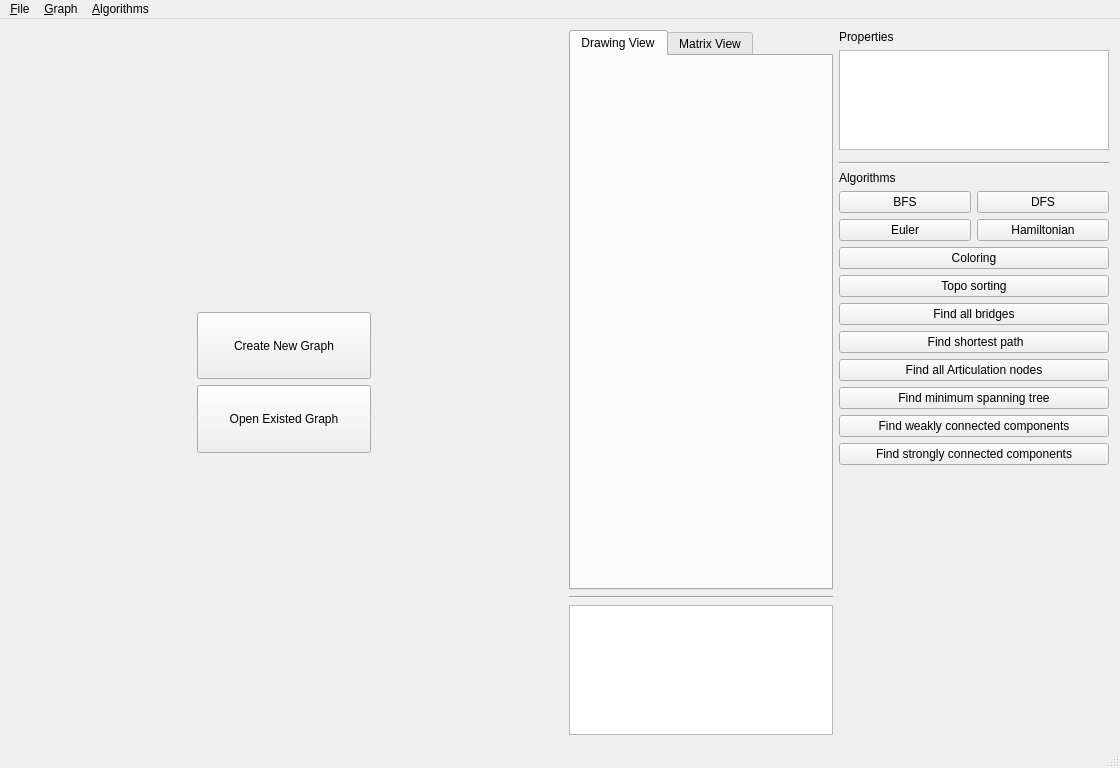
<?xml version="1.0" encoding="UTF-8"?>
<ui version="4.0">
 <class>MainWindow</class>
 <widget class="QMainWindow" name="MainWindow">
  <property name="geometry">
   <rect>
    <x>0</x>
    <y>0</y>
    <width>1120</width>
    <height>768</height>
   </rect>
  </property>
  <property name="minimumSize">
   <size>
    <width>1024</width>
    <height>768</height>
   </size>
  </property>
  <property name="maximumSize">
   <size>
    <width>16777215</width>
    <height>16777215</height>
   </size>
  </property>
  <property name="windowTitle">
   <string>MainWindow</string>
  </property>
  <widget class="QWidget" name="centralWidget">
   <layout class="QHBoxLayout" name="horizontalLayout">
    <item>
     <widget class="QWidget" name="entry_widget" native="true">
      <layout class="QHBoxLayout" name="horizontalLayout_12">
       <item>
        <spacer name="horizontalSpacer">
         <property name="orientation">
          <enum>Qt::Horizontal</enum>
         </property>
         <property name="sizeHint" stdset="0">
          <size>
           <width>40</width>
           <height>20</height>
          </size>
         </property>
        </spacer>
       </item>
       <item>
        <layout class="QVBoxLayout" name="verticalLayout_9">
         <item>
          <spacer name="verticalSpacer_2">
           <property name="orientation">
            <enum>Qt::Vertical</enum>
           </property>
           <property name="sizeHint" stdset="0">
            <size>
             <width>20</width>
             <height>40</height>
            </size>
           </property>
          </spacer>
         </item>
         <item>
          <spacer name="verticalSpacer_5">
           <property name="orientation">
            <enum>Qt::Vertical</enum>
           </property>
           <property name="sizeHint" stdset="0">
            <size>
             <width>20</width>
             <height>40</height>
            </size>
           </property>
          </spacer>
         </item>
         <item>
          <spacer name="verticalSpacer_6">
           <property name="orientation">
            <enum>Qt::Vertical</enum>
           </property>
           <property name="sizeHint" stdset="0">
            <size>
             <width>20</width>
             <height>40</height>
            </size>
           </property>
          </spacer>
         </item>
         <item>
          <spacer name="verticalSpacer_8">
           <property name="orientation">
            <enum>Qt::Vertical</enum>
           </property>
           <property name="sizeHint" stdset="0">
            <size>
             <width>20</width>
             <height>40</height>
            </size>
           </property>
          </spacer>
         </item>
         <item>
          <widget class="QPushButton" name="createGraphButton">
           <property name="sizePolicy">
            <sizepolicy hsizetype="Expanding" vsizetype="Expanding">
             <horstretch>0</horstretch>
             <verstretch>0</verstretch>
            </sizepolicy>
           </property>
           <property name="text">
            <string>Create New Graph</string>
           </property>
          </widget>
         </item>
         <item>
          <widget class="QPushButton" name="openGraphButton">
           <property name="sizePolicy">
            <sizepolicy hsizetype="Expanding" vsizetype="Expanding">
             <horstretch>0</horstretch>
             <verstretch>0</verstretch>
            </sizepolicy>
           </property>
           <property name="text">
            <string>Open Existed Graph</string>
           </property>
          </widget>
         </item>
         <item>
          <spacer name="verticalSpacer_9">
           <property name="orientation">
            <enum>Qt::Vertical</enum>
           </property>
           <property name="sizeHint" stdset="0">
            <size>
             <width>20</width>
             <height>40</height>
            </size>
           </property>
          </spacer>
         </item>
         <item>
          <spacer name="verticalSpacer_7">
           <property name="orientation">
            <enum>Qt::Vertical</enum>
           </property>
           <property name="sizeHint" stdset="0">
            <size>
             <width>20</width>
             <height>40</height>
            </size>
           </property>
          </spacer>
         </item>
         <item>
          <spacer name="verticalSpacer_4">
           <property name="orientation">
            <enum>Qt::Vertical</enum>
           </property>
           <property name="sizeHint" stdset="0">
            <size>
             <width>20</width>
             <height>40</height>
            </size>
           </property>
          </spacer>
         </item>
         <item>
          <spacer name="verticalSpacer_3">
           <property name="orientation">
            <enum>Qt::Vertical</enum>
           </property>
           <property name="sizeHint" stdset="0">
            <size>
             <width>20</width>
             <height>40</height>
            </size>
           </property>
          </spacer>
         </item>
        </layout>
       </item>
       <item>
        <spacer name="horizontalSpacer_2">
         <property name="orientation">
          <enum>Qt::Horizontal</enum>
         </property>
         <property name="sizeHint" stdset="0">
          <size>
           <width>40</width>
           <height>20</height>
          </size>
         </property>
        </spacer>
       </item>
      </layout>
     </widget>
    </item>
    <item>
     <widget class="QWidget" name="working_widget" native="true">
      <layout class="QHBoxLayout" name="horizontalLayout_9">
       <property name="leftMargin">
        <number>0</number>
       </property>
       <property name="topMargin">
        <number>0</number>
       </property>
       <property name="rightMargin">
        <number>0</number>
       </property>
       <property name="bottomMargin">
        <number>0</number>
       </property>
       <item>
        <layout class="QVBoxLayout" name="main_layout">
         <property name="leftMargin">
          <number>6</number>
         </property>
         <item>
          <widget class="QTabWidget" name="tabWidget">
           <property name="currentIndex">
            <number>0</number>
           </property>
           <widget class="QWidget" name="tab_drawing">
            <attribute name="title">
             <string>Drawing View</string>
            </attribute>
            <layout class="QHBoxLayout" name="horizontalLayout_2">
             <item>
              <layout class="QVBoxLayout" name="draw_layout"/>
             </item>
            </layout>
           </widget>
           <widget class="QWidget" name="tab_table">
            <attribute name="title">
             <string>Matrix View</string>
            </attribute>
            <layout class="QVBoxLayout" name="verticalLayout_3">
             <item>
              <layout class="QVBoxLayout" name="table_layout">
               <property name="spacing">
                <number>0</number>
               </property>
              </layout>
             </item>
            </layout>
           </widget>
          </widget>
         </item>
         <item>
          <widget class="Line" name="line">
           <property name="orientation">
            <enum>Qt::Horizontal</enum>
           </property>
          </widget>
         </item>
         <item>
          <widget class="QTextEdit" name="console_text">
           <property name="sizePolicy">
            <sizepolicy hsizetype="Preferred" vsizetype="Maximum">
             <horstretch>0</horstretch>
             <verstretch>0</verstretch>
            </sizepolicy>
           </property>
           <property name="maximumSize">
            <size>
             <width>16777215</width>
             <height>130</height>
            </size>
           </property>
          </widget>
         </item>
        </layout>
       </item>
       <item>
        <widget class="QWidget" name="utils" native="true">
         <property name="maximumSize">
          <size>
           <width>270</width>
           <height>16777215</height>
          </size>
         </property>
         <layout class="QVBoxLayout" name="verticalLayout">
          <property name="spacing">
           <number>0</number>
          </property>
          <property name="leftMargin">
           <number>0</number>
          </property>
          <property name="topMargin">
           <number>0</number>
          </property>
          <property name="rightMargin">
           <number>0</number>
          </property>
          <property name="bottomMargin">
           <number>0</number>
          </property>
          <item>
           <widget class="Line" name="line_2">
            <property name="orientation">
             <enum>Qt::Vertical</enum>
            </property>
           </widget>
          </item>
          <item>
           <layout class="QVBoxLayout" name="button_layout">
            <property name="spacing">
             <number>6</number>
            </property>
            <item>
             <layout class="QVBoxLayout" name="verticalLayout_7">
              <property name="bottomMargin">
               <number>6</number>
              </property>
              <item>
               <widget class="QLabel" name="properties_label">
                <property name="sizePolicy">
                 <sizepolicy hsizetype="Preferred" vsizetype="Fixed">
                  <horstretch>0</horstretch>
                  <verstretch>0</verstretch>
                 </sizepolicy>
                </property>
                <property name="text">
                 <string>Properties</string>
                </property>
               </widget>
              </item>
              <item>
               <widget class="QTableWidget" name="propertiesTable">
                <property name="maximumSize">
                 <size>
                  <width>16777215</width>
                  <height>100</height>
                 </size>
                </property>
                <attribute name="horizontalHeaderVisible">
                 <bool>false</bool>
                </attribute>
               </widget>
              </item>
             </layout>
            </item>
            <item>
             <widget class="Line" name="line_4">
              <property name="orientation">
               <enum>Qt::Horizontal</enum>
              </property>
             </widget>
            </item>
            <item>
             <widget class="QLabel" name="algorithms_label">
              <property name="text">
               <string>Algorithms</string>
              </property>
             </widget>
            </item>
            <item>
             <layout class="QHBoxLayout" name="horizontalLayout_6">
              <item>
               <widget class="QPushButton" name="BFSbtn">
                <property name="text">
                 <string>BFS</string>
                </property>
               </widget>
              </item>
              <item>
               <widget class="QPushButton" name="DFSbtn">
                <property name="text">
                 <string>DFS</string>
                </property>
               </widget>
              </item>
             </layout>
            </item>
            <item>
             <layout class="QHBoxLayout" name="horizontalLayout_8">
              <item>
               <widget class="QPushButton" name="EulerBtn">
                <property name="text">
                 <string>Euler</string>
                </property>
               </widget>
              </item>
              <item>
               <widget class="QPushButton" name="HamiltonBtn">
                <property name="text">
                 <string>Hamiltonian</string>
                </property>
               </widget>
              </item>
             </layout>
            </item>
            <item>
             <widget class="QPushButton" name="coloringBtn">
              <property name="text">
               <string>Coloring</string>
              </property>
             </widget>
            </item>
            <item>
             <widget class="QPushButton" name="topoSortBtn">
              <property name="text">
               <string>Topo sorting</string>
              </property>
             </widget>
            </item>
            <item>
             <widget class="QPushButton" name="bridgesBtn">
              <property name="text">
               <string>Find all bridges</string>
              </property>
             </widget>
            </item>
            <item>
             <widget class="QPushButton" name="shortestPathBtn">
              <property name="text">
               <string> Find shortest path</string>
              </property>
             </widget>
            </item>
            <item>
             <widget class="QPushButton" name="articulationNodeBtn">
              <property name="text">
               <string>Find all Articulation nodes</string>
              </property>
             </widget>
            </item>
            <item>
             <widget class="QPushButton" name="spanningTreeBtn">
              <property name="text">
               <string>Find minimum spanning tree</string>
              </property>
             </widget>
            </item>
            <item>
             <widget class="QPushButton" name="weaklyConnectedBtn">
              <property name="text">
               <string>Find weakly connected components</string>
              </property>
             </widget>
            </item>
            <item>
             <widget class="QPushButton" name="connectedComponentsBtn">
              <property name="text">
               <string>Find strongly connected components</string>
              </property>
             </widget>
            </item>
            <item>
             <spacer name="verticalSpacer_10">
              <property name="orientation">
               <enum>Qt::Vertical</enum>
              </property>
              <property name="sizeHint" stdset="0">
               <size>
                <width>20</width>
                <height>40</height>
               </size>
              </property>
             </spacer>
            </item>
            <item>
             <spacer name="verticalSpacer">
              <property name="orientation">
               <enum>Qt::Vertical</enum>
              </property>
              <property name="sizeHint" stdset="0">
               <size>
                <width>20</width>
                <height>40</height>
               </size>
              </property>
             </spacer>
            </item>
           </layout>
          </item>
         </layout>
        </widget>
       </item>
      </layout>
     </widget>
    </item>
   </layout>
  </widget>
  <widget class="QMenuBar" name="menuBar">
   <property name="geometry">
    <rect>
     <x>0</x>
     <y>0</y>
     <width>1120</width>
     <height>22</height>
    </rect>
   </property>
   <widget class="QMenu" name="menuFile">
    <property name="title">
     <string>&amp;File</string>
    </property>
    <addaction name="actionNew_Graph"/>
    <addaction name="actionOpen_Graph"/>
    <addaction name="actionSave"/>
    <addaction name="actionSave_As"/>
    <addaction name="actionCredits"/>
    <addaction name="actionExit"/>
   </widget>
   <widget class="QMenu" name="menuGraph">
    <property name="title">
     <string>&amp;Graph</string>
    </property>
    <widget class="QMenu" name="menuAdd">
     <property name="title">
      <string>&amp;Add</string>
     </property>
     <addaction name="actionAddNode"/>
     <addaction name="actionAddArc"/>
    </widget>
    <widget class="QMenu" name="menuEdit">
     <property name="title">
      <string>&amp;Edit</string>
     </property>
     <addaction name="actionEditArc"/>
    </widget>
    <widget class="QMenu" name="menuDelete">
     <property name="title">
      <string>&amp;Delete</string>
     </property>
     <addaction name="actionDelNode"/>
     <addaction name="actionDelArc"/>
    </widget>
    <addaction name="menuAdd"/>
    <addaction name="menuEdit"/>
    <addaction name="menuDelete"/>
   </widget>
   <widget class="QMenu" name="menuAlgorithms">
    <property name="title">
     <string>&amp;Algorithms</string>
    </property>
    <addaction name="actionBFS"/>
    <addaction name="actionDFS"/>
    <addaction name="separator"/>
    <addaction name="actionColoring"/>
    <addaction name="actionTopo_Sorting"/>
    <addaction name="separator"/>
    <addaction name="actionEuler_Cycle"/>
    <addaction name="actionHamiltonian_Cycle"/>
    <addaction name="separator"/>
    <addaction name="actionFind_shortest_path"/>
    <addaction name="actionFind_all_bridges"/>
    <addaction name="actionFind_all_Articulation_nodes"/>
    <addaction name="actionFInd_minimum_spanning_tree"/>
    <addaction name="actionFind_weakly_connected_components"/>
    <addaction name="actionFind_connected_components"/>
   </widget>
   <addaction name="menuFile"/>
   <addaction name="menuGraph"/>
   <addaction name="menuAlgorithms"/>
  </widget>
  <widget class="QStatusBar" name="statusBar"/>
  <action name="actionNew_Graph">
   <property name="text">
    <string>&amp;New Graph</string>
   </property>
   <property name="shortcut">
    <string>Ctrl+N</string>
   </property>
  </action>
  <action name="actionOpen_Graph">
   <property name="text">
    <string>&amp;Open Graph</string>
   </property>
   <property name="shortcut">
    <string>Ctrl+O</string>
   </property>
  </action>
  <action name="actionSave">
   <property name="text">
    <string>&amp;Save</string>
   </property>
   <property name="shortcut">
    <string>Ctrl+S</string>
   </property>
  </action>
  <action name="actionSave_As">
   <property name="text">
    <string>Save &amp;As</string>
   </property>
  </action>
  <action name="actionCredits">
   <property name="text">
    <string>&amp;Credits</string>
   </property>
  </action>
  <action name="actionExit">
   <property name="text">
    <string>&amp;Exit</string>
   </property>
   <property name="shortcut">
    <string>Alt+X</string>
   </property>
  </action>
  <action name="actionAddNode">
   <property name="text">
    <string>&amp;Node</string>
   </property>
  </action>
  <action name="actionAddArc">
   <property name="text">
    <string>&amp;Arc</string>
   </property>
  </action>
  <action name="actionEditArc">
   <property name="text">
    <string>&amp;Arc</string>
   </property>
  </action>
  <action name="actionDelNode">
   <property name="text">
    <string>&amp;Node</string>
   </property>
  </action>
  <action name="actionDelArc">
   <property name="text">
    <string>&amp;Arc</string>
   </property>
  </action>
  <action name="actionBFS">
   <property name="text">
    <string>&amp;BFS</string>
   </property>
  </action>
  <action name="actionDFS">
   <property name="text">
    <string>&amp;DFS</string>
   </property>
  </action>
  <action name="actionColoring">
   <property name="text">
    <string>&amp;Coloring</string>
   </property>
  </action>
  <action name="actionTopo_Sorting">
   <property name="text">
    <string>&amp;Topo Sorting</string>
   </property>
  </action>
  <action name="actionEuler_Cycle">
   <property name="text">
    <string>&amp;Euler Cycle</string>
   </property>
  </action>
  <action name="actionHamiltonian_Cycle">
   <property name="text">
    <string>&amp;Hamiltonian Cycle</string>
   </property>
  </action>
  <action name="actionFind_shortest_path">
   <property name="text">
    <string>Find shortest path</string>
   </property>
  </action>
  <action name="actionFind_all_bridges">
   <property name="text">
    <string>Find all bridges</string>
   </property>
  </action>
  <action name="actionFind_all_Articulation_nodes">
   <property name="text">
    <string>Find all Articulation nodes</string>
   </property>
  </action>
  <action name="actionFind_connected_components">
   <property name="text">
    <string>Find strongly connected components</string>
   </property>
  </action>
  <action name="actionFInd_minimum_spanning_tree">
   <property name="text">
    <string>Find minimum spanning tree</string>
   </property>
  </action>
  <action name="actionFind_weakly_connected_components">
   <property name="text">
    <string>Find weakly connected components</string>
   </property>
  </action>
 </widget>
 <layoutdefault spacing="6" margin="11"/>
 <resources/>
 <connections/>
</ui>
